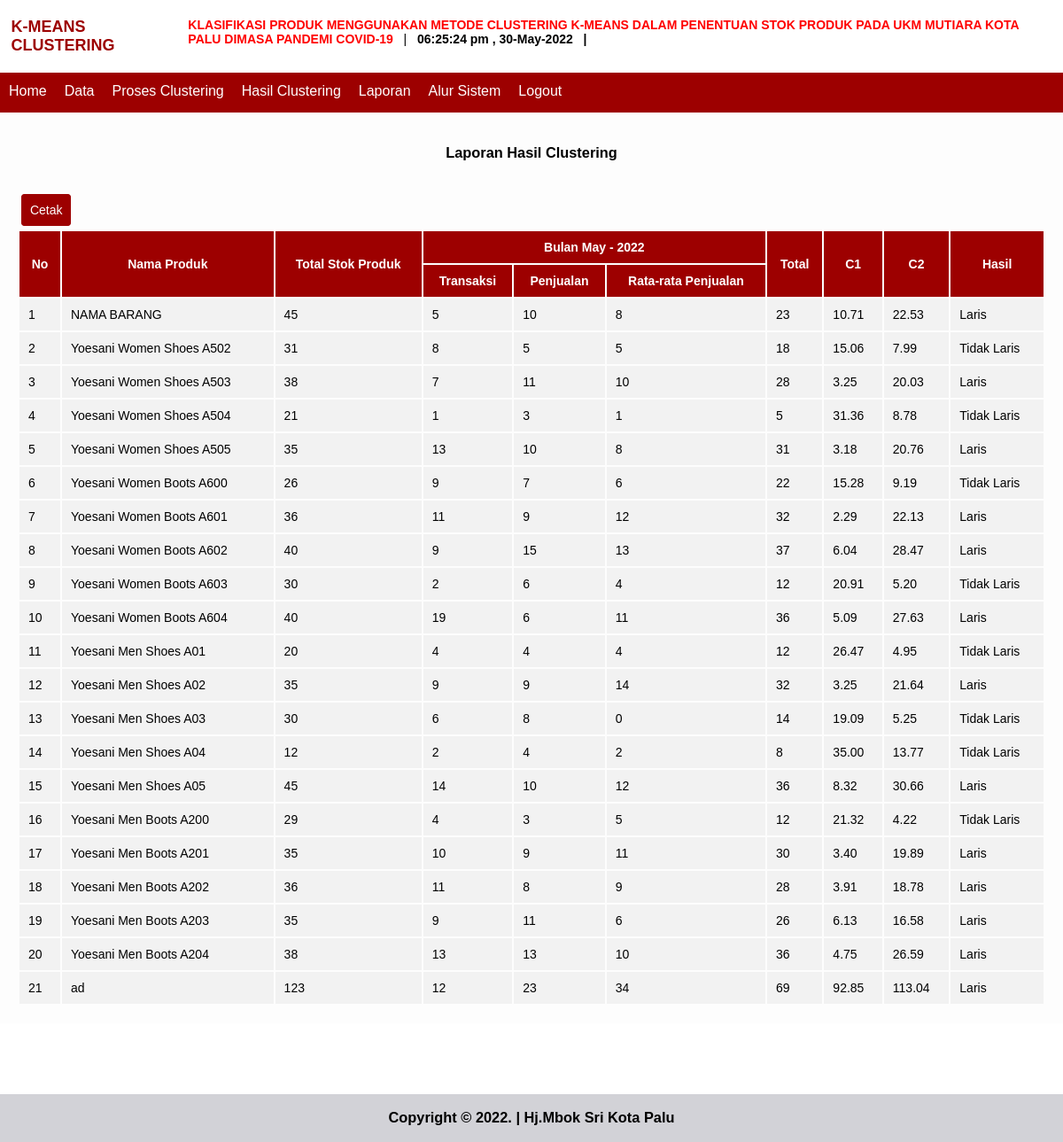
Screenshot of /index.php?module=laporan (signed in) with the database file from the repository.
### tables this page shows
CREATE TABLE `data` (
  `id` int(11) NOT NULL,
  `nmb` varchar(25) NOT NULL,
  `stok` int(2) NOT NULL,
  `jan` int(2) NOT NULL,
  `feb` int(2) NOT NULL,
  `mar` int(2) NOT NULL
);

### laporan.php (the view, shortened to what this page needs)
<div class="span12">
          <div class="widget widget-nopad">
<?php
switch($_GET['act']){
default:
?>
<div class="widget-header"> <i class="icon-list-alt"></i>
              <h3 align="center">Laporan Hasil Clustering</h3>
            </div>
            <div class="widget-content">
              <?php
				 $sql_edit = mysql_query("SELECT * FROM hasil WHERE id_hasil='1'");
$row =  mysql_fetch_array($sql_edit);
				$px1=$row['c1'];
				$py1=$row['c2'];
				$px2=$row['c1y'];
				$py2=$row['c2y'];
				$q=mysql_query("select * from data order by id asc");
				while($r=mysql_fetch_array($q)){
				$sub=$r['jan']+$r['feb']+$r['mar'];
				$c1=sqrt((pow(($r['stok']-$px1),2))+(pow(($sub-$py1),2)));
				$c2=sqrt((pow(($r['stok']-$px2),2))+(pow(($sub-$py2),2)));
				$min=min($c1,$c2);
				if($c1==$min){
					$ketmin="C1";
				}elseif($c2==$min){
					$ketmin="C2";
				}
				}
				$px1=38.1666;
				$py1=31.25;
				$px2=24.875;
				$py2=12.875;
				?>
			<div class="widget big-stats-container">
				<br/>
				<p>
				&nbsp;<a href="cetak.php" class="btn btn-more" target="_blank">Cetak</a>
				</p>
				<div class="shortcuts">
				<table class="table table-striped table-bordered table-hover">
				<thead>
                    <tr>
						<th rowspan=2>No</th>
                        <th rowspan=2>Nama Produk</th>
                        <th rowspan=2>Total Stok Produk</th>
                        <th colspan=3><center>Bulan <?php echo date('M - Y') ?></center></th>
                        <th rowspan=2>Total</th>
                        <th rowspan=2>C1</th>
                        <th rowspan=2>C2</th>
                        <th rowspan=2>Hasil</th>
                    </tr>
					<tr>
						<th>Transaksi</th>
						<th>Penjualan</th>
						<th>Rata-rata Penjualan</th>
					</tr>
                </thead>
				<tbody>
				<?php
				$no=1;
				$q=mysql_query("select * from data order by id asc");
				while($r=mysql_fetch_array($q)){
				$sub=$r['jan']+$r['feb']+$r['mar'];
				echo"
				<tr>
					<td>$no</td>
					<td>$r[nmb]</td>
					<td>$r[stok]</td>
					<td>$r[jan]</td>
					<td>$r[feb]</td>
					<td>$r[mar]</td>
					<td>$sub</td>";
				$c1=sqrt((pow(($r['stok']-$px1),2))+(pow(($sub-$py1),2)));
				$c2=sqrt((pow(($r['stok']-$px2),2))+(pow(($sub-$py2),2)));
				$min=min($c1,$c2);
				if($min==$c1){
					$ketmin="Laris";
				}else{
					$ketmin="Tidak Laris";
				}
				echo"<td>".number_format($c1,2)."</td>
					<td>".number_format($c2,2)."</td>
					<td>$ketmin</td>
				</tr>
				";
				$no++;
				}
				?>
				</tbody>
			</table>
				</div>
              </div>
            </div>
<?php
break;
?>
<?php
}
?>
          </div>
        </div>

### style.css (style rules this page uses)
body { font-family:"Arial"; font-size:14px; padding-left:0px; padding-right:0px; width:100%; padding-top:0px; margin:0px; }
table { width:100%; }
th { text-align:center; padding:10px; background-color:#9D0000; color:#FFFFFF; font-family:Arial; font-size:14px; }
td { padding:10px; background-color:#F2F2F2; font-size:14px; }
a { color:#9D0000; text-decoration:none; }
.btn { font-family:Arial; font-size:14px; padding:9px 9px; text-align:center; cursor:pointer; border:1px solid transparent; border-radius:4px; width:auto; }
.btn-more { color:#FFFFFF; background-color:#9D0000; border-color:#9D0000; }

### rows the page displays
data: nmb "NAMA BARANG", stok "45", jan "5", feb "10", mar "8", sub "23", c1 "10.71", c2 "22.53", ketmin "Laris"
data: nmb "Yoesani Women Shoes A502", stok "31", jan "8", feb "5", mar "5", sub "18", c1 "15.06", c2 "7.99", ketmin "Tidak Laris"
data: nmb "Yoesani Women Shoes A503", stok "38", jan "7", feb "11", mar "10", sub "28", c1 "3.25", c2 "20.03", ketmin "Laris"
data: nmb "Yoesani Women Shoes A504", stok "21", jan "1", feb "3", mar "1", sub "5", c1 "31.36", c2 "8.78", ketmin "Tidak Laris"
data: nmb "Yoesani Women Shoes A505", stok "35", jan "13", feb "10", mar "8", sub "31", c1 "3.18", c2 "20.76", ketmin "Laris"
data: nmb "Yoesani Women Boots A600", stok "26", jan "9", feb "7", mar "6", sub "22", c1 "15.28", c2 "9.19", ketmin "Tidak Laris"
data: nmb "Yoesani Women Boots A601", stok "36", jan "11", feb "9", mar "12", sub "32", c1 "2.29", c2 "22.13", ketmin "Laris"
data: nmb "Yoesani Women Boots A602", stok "40", jan "9", feb "15", mar "13", sub "37", c1 "6.04", c2 "28.47", ketmin "Laris"
data: nmb "Yoesani Women Boots A603", stok "30", jan "2", feb "6", mar "4", sub "12", c1 "20.91", c2 "5.20", ketmin "Tidak Laris"
data: nmb "Yoesani Women Boots A604", stok "40", jan "19", feb "6", mar "11", sub "36", c1 "5.09", c2 "27.63", ketmin "Laris"
data: nmb "Yoesani Men Shoes A01", stok "20", jan "4", feb "4", mar "4", sub "12", c1 "26.47", c2 "4.95", ketmin "Tidak Laris"
data: nmb "Yoesani Men Shoes A02", stok "35", jan "9", feb "9", mar "14", sub "32", c1 "3.25", c2 "21.64", ketmin "Laris"
data: nmb "Yoesani Men Shoes A03", stok "30", jan "6", feb "8", mar "0", sub "14", c1 "19.09", c2 "5.25", ketmin "Tidak Laris"
data: nmb "Yoesani Men Shoes A04", stok "12", jan "2", feb "4", mar "2", sub "8", c1 "35.00", c2 "13.77", ketmin "Tidak Laris"
data: nmb "Yoesani Men Shoes A05", stok "45", jan "14", feb "10", mar "12", sub "36", c1 "8.32", c2 "30.66", ketmin "Laris"
data: nmb "Yoesani Men Boots A200", stok "29", jan "4", feb "3", mar "5", sub "12", c1 "21.32", c2 "4.22", ketmin "Tidak Laris"
data: nmb "Yoesani Men Boots A201", stok "35", jan "10", feb "9", mar "11", sub "30", c1 "3.40", c2 "19.89", ketmin "Laris"
data: nmb "Yoesani Men Boots A202", stok "36", jan "11", feb "8", mar "9", sub "28", c1 "3.91", c2 "18.78", ketmin "Laris"
data: nmb "Yoesani Men Boots A203", stok "35", jan "9", feb "11", mar "6", sub "26", c1 "6.13", c2 "16.58", ketmin "Laris"
data: nmb "Yoesani Men Boots A204", stok "38", jan "13", feb "13", mar "10", sub "36", c1 "4.75", c2 "26.59", ketmin "Laris"
data: nmb "ad", stok "123", jan "12", feb "23", mar "34", sub "69", c1 "92.85", c2 "113.04", ketmin "Laris"
